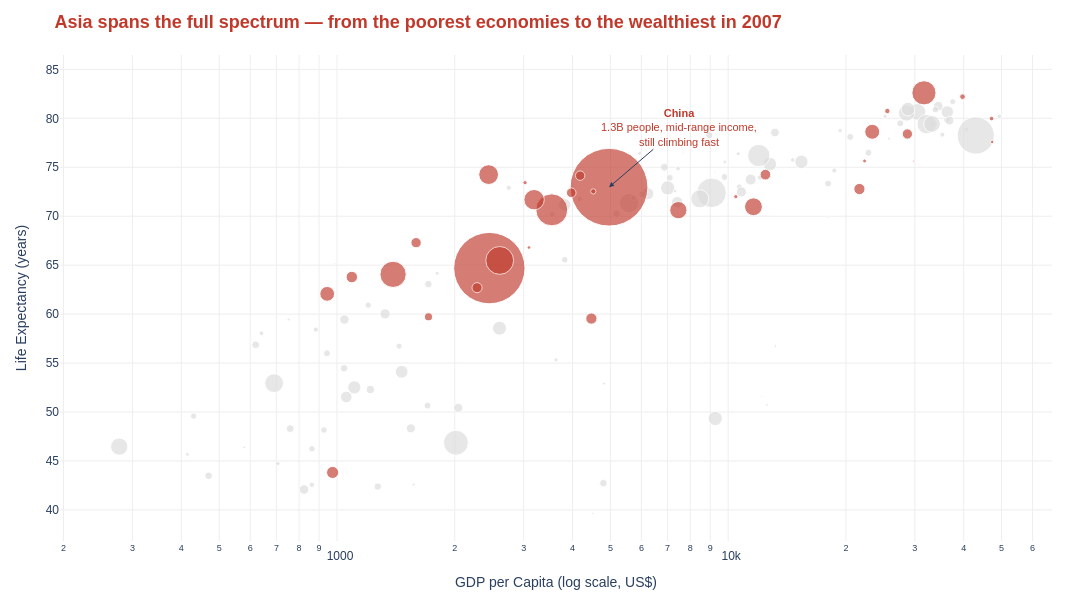

Source (notebook cell):
### Markdown cell above
## Task 2 — Bubble chart: tell a story

**What to build:** A bubble chart (full 2007 dataset, all countries) where:
- x = GDP per capita (log scale)
- y = life expectancy
- size = population
- colour = ONE continent highlighted (your choice), all others grey
- At least one annotation explaining the highlighted group's story

> This is the grey-and-highlight technique applied to a bubble chart.

### Code cell
import numpy as np

df07 = df[df['year'] == 2007].copy()
highlight = 'Asia'
df07['role'] = df07['continent'].apply(lambda c: highlight if c == highlight else 'Other')

fig = px.scatter(
    df07, x='gdpPercap', y='lifeExp', size='pop', color='role',
    hover_name='country',
    title='<b>Asia spans the full spectrum — from the poorest economies to the wealthiest in 2007</b>',
    labels={'gdpPercap': 'GDP per Capita (log scale, US$)', 'lifeExp': 'Life Expectancy (years)', 'pop': 'Population'},
    color_discrete_map={'Asia': '#C0392B', 'Other': '#DDDDDD'},
    category_orders={'role': ['Other', 'Asia']},
    log_x=True, size_max=55, height=600, width=1100
)

fig.update_traces(selector=dict(name='Asia'), marker=dict(opacity=0.65))

china = df07[df07['country'] == 'China'].iloc[0]
fig.add_annotation(
    x=np.log10(china['gdpPercap']), y=china['lifeExp'],
    text='<b>China</b><br>1.3B people, mid-range income,<br>still climbing fast',
    showarrow=True, arrowhead=2, ax=70, ay=-60,
    font=dict(color='#C0392B', size=11, family='Arial')
)

fig.update_layout(
    showlegend=False, plot_bgcolor='white', paper_bgcolor='white',
    font=dict(family='Arial', size=12),
    margin=dict(l=60, r=40, t=55, b=40),
    title=dict(font=dict(color='#C0392B', size=18))
)
fig.update_xaxes(gridcolor='#EEEEEE')
fig.update_yaxes(gridcolor='#EEEEEE')

fig.show()

### Figure 1 — Plotly figure (JSON) as saved in the notebook; plotly's stock layout.template omitted (floating-point values rounded to 4 significant figures)
{"data": [{"hovertemplate": "<b>%{hovertext}</b><br><br>role=Other<br>GDP per Capita (log scale, US$)=%{x}<br>Life Expectancy (years)=%{y}<br>Population=%{marker.size}<extra></extra>", "hovertext": ["Albania", "Algeria", "Angola", "Argentina", "Australia", "Austria", "Belgium", "Benin", "Bolivia", "Bosnia and Herzegovina", "Botswana", "Brazil", "Bulgaria", "Burkina Faso", "Burundi", "Cameroon", "Canada", "Central African Republic", "Chad", "Chile", "Colombia", "Comoros", "Congo, Dem. Rep.", "Congo, Rep.", "Costa Rica", "Cote d'Ivoire", "Croatia", "Cuba", "Czech Republic", "Denmark", "Djibouti", "Dominican Republic", "Ecuador", "Egypt", "El Salvador", "Equatorial Guinea", "Eritrea", "Ethiopia", "Finland", "France", "Gabon", "Gambia", "Germany", "Ghana", "Greece", "Guatemala", "Guinea", "Guinea-Bissau", "Haiti", "Honduras", "Hungary", "Iceland", "Ireland", "Italy", "Jamaica", "Kenya", "Lesotho", "Liberia", "Libya", "Madagascar", "Malawi", "Mali", "Mauritania", "Mauritius", "Mexico", "Montenegro", "Morocco", "Mozambique", "Namibia", "Netherlands", "New Zealand", "Nicaragua", "Niger", "Nigeria", "Norway", "Panama", "Paraguay", "Peru", "Poland", "Portugal", "Puerto Rico", "Reunion", "Romania", "Rwanda", "Sao Tome and Principe", "Senegal", "Serbia", "Sierra Leone", "Slovak Republic", "Slovenia", "Somalia", "South Africa", "Spain", "Sudan", "Swaziland", "Sweden", "Switzerland", "Tanzania", "Togo", "Trinidad and Tobago", "Tunisia", "Turkey", "Uganda", "United Kingdom", "United States", "Uruguay", "Venezuela", "Zambia", "Zimbabwe"], "legendgroup": "Other", "marker": {"color": "#DDDDDD", "size": [3600523, 33333216, 12420476, 40301927, 20434176, 8199783, 10392226, 8078314, 9119152, 4552198, 1639131, 190010647, 7322858, 14326203, 8390505, 17696293, 33390141, 4369038, 10238807, 16284741, 44227550, 710960, 64606759, 3800610, 4133884, 18013409, 4493312, 11416987, 10228744, 5468120, 496374, 9319622, 13755680, 80264543, 6939688, 551201, 4906585, 76511887, 5238460, 61083916, 1454867, 1688359, 82400996, 22873338, 10706290, 12572928, 9947814, 1472041, 8502814, 7483763, 9956108, 301931, 4109086, 58147733, 2780132, 35610177, 2012649, 3193942, 6036914, 19167654, 13327079, 12031795, 3270065, 1250882, 108700891, 684736, 33757175, 19951656, 2055080, 16570613, 4115771, 5675356, 12894865, 135031164, 4627926, 3242173, 6667147, 28674757, 38518241, 10642836, 3942491, 798094, 22276056, 8860588, 199579, 12267493, 10150265, 6144562, 5447502, 2009245, 9118773, 43997828, 40448191, 42292929, 1133066, 9031088, 7554661, 38139640, 5701579, 1056608, 10276158, 71158647, 29170398, 60776238, 301139947, 3447496, 26084662, 11746035, 12311143], "sizemode": "area", "sizeref": 435900.0, "symbol": "circle"}, "mode": "markers", "name": "Other", "orientation": "v", "showlegend": true, "type": "scatter", "x": [5937.0, 6223.0, 4797.0, 12780.0, 34440.0, 36130.0, 33690.0, 1441.0, 3822.0, 7446.0, 12570.0, 9066.0, 10680.0, 1217.0, 430.1, 2042.0, 36320.0, 706.0, 1704.0, 13170.0, 7007.0, 986.1, 277.6, 3633.0, 9645.0, 1545.0, 14620.0, 8948.0, 22830.0, 35280.0, 2082.0, 6025.0, 6873.0, 5581.0, 5728.0, 12150.0, 641.4, 690.8, 33210.0, 30470.0, 13210.0, 752.7, 32170.0, 1328.0, 27540.0, 5186.0, 942.7, 579.2, 1202.0, 3548.0, 18010.0, 36180.0, 40680.0, 28570.0, 7321.0, 1463.0, 1569.0, 414.5, 12060.0, 1045.0, 759.3, 1043.0, 1803.0, 10960.0, 11980.0, 9254.0, 3820.0, 823.7, 4811.0, 36800.0, 25190.0, 2749.0, 619.7, 2014.0, 49360.0, 9809.0, 4173.0, 7409.0, 15390.0, 20510.0, 19330.0, 7670.0, 10810.0, 863.1, 1598.0, 1712.0, 9787.0, 862.5, 18680.0, 25770.0, 926.1, 9270.0, 28820.0, 2602.0, 4513.0, 33860.0, 37510.0, 1107.0, 883.0, 18010.0, 7093.0, 8458.0, 1056.0, 33200.0, 42950.0, 10610.0, 11420.0, 1271.0, 469.7], "xaxis": "x", "y": [76.42, 72.3, 42.73, 75.32, 81.23, 79.83, 79.44, 56.73, 65.55, 74.85, 50.73, 72.39, 73.0, 52.3, 49.58, 50.43, 80.65, 44.74, 50.65, 78.55, 72.89, 65.15, 46.46, 55.32, 78.78, 48.33, 75.75, 78.27, 76.49, 78.33, 54.79, 72.23, 74.99, 71.34, 71.88, 51.58, 58.04, 52.95, 79.31, 80.66, 56.73, 59.45, 79.41, 60.02, 79.48, 70.26, 56.01, 46.39, 60.92, 70.2, 73.34, 81.76, 78.89, 80.55, 72.57, 54.11, 42.59, 45.68, 73.95, 59.44, 48.3, 54.47, 64.16, 72.8, 76.19, 74.54, 71.16, 42.08, 52.91, 79.76, 80.2, 72.9, 56.87, 46.86, 80.2, 75.54, 71.75, 71.42, 75.56, 78.1, 78.75, 76.44, 72.48, 46.24, 65.53, 63.06, 74.0, 42.57, 74.66, 77.93, 48.16, 49.34, 80.94, 58.56, 39.61, 80.88, 81.7, 52.52, 58.42, 69.82, 73.92, 71.78, 51.54, 79.42, 78.24, 76.38, 73.75, 42.38, 43.49], "yaxis": "y"}, {"hovertemplate": "<b>%{hovertext}</b><br><br>role=Asia<br>GDP per Capita (log scale, US$)=%{x}<br>Life Expectancy (years)=%{y}<br>Population=%{marker.size}<extra></extra>", "hovertext": ["Afghanistan", "Bahrain", "Bangladesh", "Cambodia", "China", "Hong Kong, China", "India", "Indonesia", "Iran", "Iraq", "Israel", "Japan", "Jordan", "Korea, Dem. Rep.", "Korea, Rep.", "Kuwait", "Lebanon", "Malaysia", "Mongolia", "Myanmar", "Nepal", "Oman", "Pakistan", "Philippines", "Saudi Arabia", "Singapore", "Sri Lanka", "Syria", "Taiwan", "Thailand", "Vietnam", "West Bank and Gaza", "Yemen, Rep."], "legendgroup": "Asia", "marker": {"color": "#C0392B", "opacity": 0.65, "size": [31889923, 708573, 150448339, 14131858, 1318683096, 6980412, 1110396331, 223547000, 69453570, 27499638, 6426679, 127467972, 6053193, 23301725, 49044790, 2505559, 3921278, 24821286, 2874127, 47761980, 28901790, 3204897, 169270617, 91077287, 27601038, 4553009, 20378239, 19314747, 23174294, 65068149, 85262356, 4018332, 22211743], "sizemode": "area", "sizeref": 435900.0, "symbol": "circle"}, "mode": "markers", "name": "Asia", "orientation": "v", "showlegend": true, "type": "scatter", "x": [974.6, 29800.0, 1391.0, 1714.0, 4959.0, 39720.0, 2452.0, 3541.0, 11610.0, 4471.0, 25520.0, 31660.0, 4519.0, 1593.0, 23350.0, 47310.0, 10460.0, 12450.0, 3096.0, 944.0, 1091.0, 22320.0, 2606.0, 3190.0, 21650.0, 47140.0, 3970.0, 4185.0, 28720.0, 7458.0, 2442.0, 3025.0, 2281.0], "xaxis": "x", "y": [43.83, 75.64, 64.06, 59.72, 72.96, 82.21, 64.7, 70.65, 70.96, 59.55, 80.75, 82.6, 72.53, 67.3, 78.62, 77.59, 71.99, 74.24, 66.8, 62.07, 63.78, 75.64, 65.48, 71.69, 72.78, 79.97, 72.4, 74.14, 78.4, 70.62, 74.25, 73.42, 62.7], "yaxis": "y"}], "layout": {"annotations": [{"arrowhead": 2, "ax": 70, "ay": -60, "font": {"color": "#C0392B", "family": "Arial", "size": 11}, "showarrow": true, "text": "<b>China</b><br>1.3B people, mid-range income,<br>still climbing fast", "x": 3.695, "y": 72.96}], "font": {"family": "Arial", "size": 12}, "height": 600, "legend": {"itemsizing": "constant", "title": {"text": "role"}, "tracegroupgap": 0}, "margin": {"b": 40, "l": 60, "r": 40, "t": 55}, "paper_bgcolor": "white", "plot_bgcolor": "white", "showlegend": false, "title": {"font": {"color": "#C0392B", "size": 18}, "text": "<b>Asia spans the full spectrum — from the poorest economies to the wealthiest in 2007</b>"}, "width": 1100, "xaxis": {"anchor": "y", "domain": [0.0, 1.0], "gridcolor": "#EEEEEE", "title": {"text": "GDP per Capita (log scale, US$)"}, "type": "log"}, "yaxis": {"anchor": "x", "domain": [0.0, 1.0], "gridcolor": "#EEEEEE", "title": {"text": "Life Expectancy (years)"}}}}
